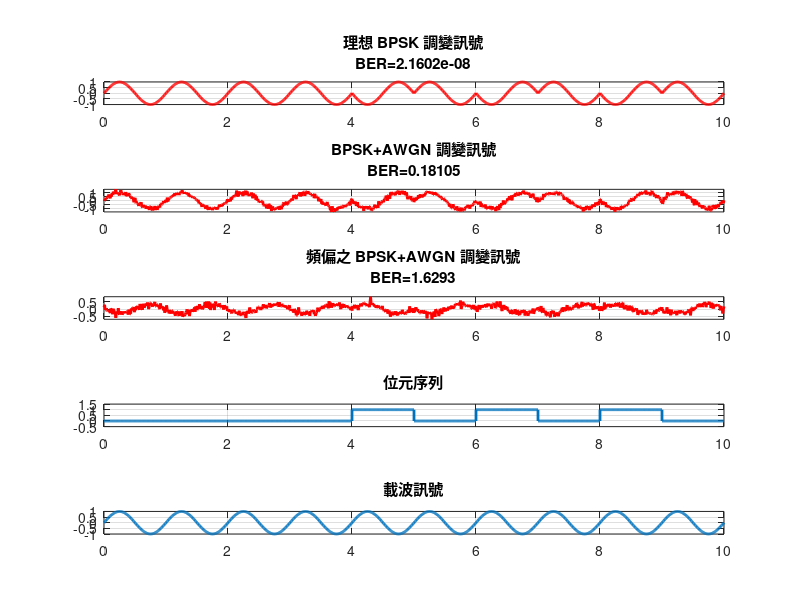

Source code (MATLAB):
clc
clear all;

f = 1;        %sin函數頻率
fs = 100;     %取樣頻率
t = 0:1/fs:1; %時間間隔
snr=15;       %訊雜比
df_T=0.3;

%設定BPSK相位差 
p1 = 0;
p2 = pi;

%設定位元數
N = 10;

%生成隨機訊號
bit_sequence=round(rand(1,N));

%創建容器
time = [];
digital_signal = [];
PSK = [];
carrier_signal = [];

%產生位元序列
for ii = 1:1:N %1:10

    if bit_sequence(ii) == 0
        bit = zeros(1,length(t));
    else
        bit = ones(1,length(t));
    end
    digital_signal = [digital_signal bit];
    
    %產生BPSK訊號
    if bit_sequence(ii) == 0
        bit = sin(2*pi*f*t+p1);
    else
        bit = sin(2*pi*f*t+p2);
    end
    PSK = [PSK bit];
    
    %生成載波
    carrier = sin(2*pi*f*t); % f=1 % t=0:1/fs:1
    carrier_signal = [carrier_signal carrier];
    time = [time t]; %時間間隔 1/fs =0.01
    t = t + 1;
end

%加入AWGN Noise
PSK_AWGN=awgn(PSK,snr);

%Channel fading coefficients
K=exp(-j*2*pi*df_T);
PSK_off=PSK*K;

%頻偏後加入AWGN Noise
PSK_offset=awgn(PSK_off,snr);

%計算理想BER
BER_BPSK=1/2*erfc(sqrt(snr)); %補誤差函數

% 計算加入雜訊之BER
BER_BPSK_AWGN=abs(PSK_AWGN-PSK)/abs(PSK);

% 計算頻偏後加入雜訊之BER
BER_BPSK_offset=abs(PSK_offset-PSK)/abs(PSK);


%繪圖
subplot(5,1,1);
plot(time,PSK,'r','linewidth',2);
title({'理想 BPSK 調變訊號',['BER=',num2str(BER_BPSK)]})
grid on;
axis tight;

subplot(5,1,2);
plot(time,PSK_AWGN,'r','linewidth',2);
title({'BPSK+AWGN 調變訊號',['BER=',num2str(BER_BPSK_AWGN)]})
grid on;
axis tight;

subplot(5,1,3);
plot(time,PSK_offset,'r','linewidth',2);
title({'頻偏之 BPSK+AWGN 調變訊號',['BER=',num2str(BER_BPSK_offset)]})
grid on;
axis tight;

subplot(5,1,4);
plot(time,digital_signal,'linewidth',2);% linewidth:調整線條粗度
title('位元序列')
grid on;
axis([0 time(end) -0.5 1.5]);

subplot(5,1,5);
plot(time,carrier_signal,'linewidth',2);
title('載波訊號')
grid on;
axis tight;